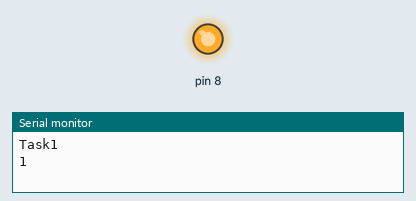
Recording of a sketch running on a simulated Arduino Uno, built with avr-gcc and run on an emulated ATmega328P. Parts: output pins drawn as LEDs (lit = HIGH), the last lines printed to the serial monitor.

Above: at 0.1 s.
At 60.1 s:
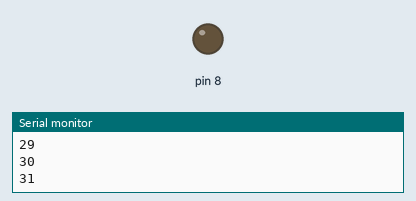
Timing chart, 0 to 61.6 s (numbered marks = the images above):
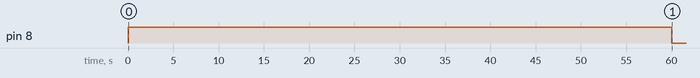

The sketch:

On_Off.ino
```cpp
#include <Arduino_FreeRTOS.h>
void TaskBlink1( void *pvParameters );
void Taskprint( void *pvParameters );
void setup() {
  // initialize serial communication at 9600 bits per second:
  Serial.begin(9600);
  xTaskCreate(
    TaskBlink1
    ,  "task1"
    ,  128
    ,  NULL
    ,  1
    ,  NULL );
    xTaskCreate(
    Taskprint
    ,  "task3"
    ,  128
    ,  NULL
    ,  1
    ,  NULL );
vTaskStartScheduler();
}
void loop()
{
}
void TaskBlink1(void *pvParameters)  {
  pinMode(8, OUTPUT);
  while(1)
  {
    Serial.println("Task1");
    digitalWrite(8, HIGH);
    vTaskDelay( 60000 / portTICK_PERIOD_MS ); // one minute on 3 mins off.
    digitalWrite(8, LOW);
    vTaskDelay( 150000 / portTICK_PERIOD_MS );
  }
}

void Taskprint(void *pvParameters)  {
  int counter = 0;
  while(1)
  {
counter++;
  Serial.println(counter);
  vTaskDelay(2000 / portTICK_PERIOD_MS);    }
}
```

Measured:
- by itself, pin 8: LOW → HIGH at 0.00 s, → LOW 60.0 s later
